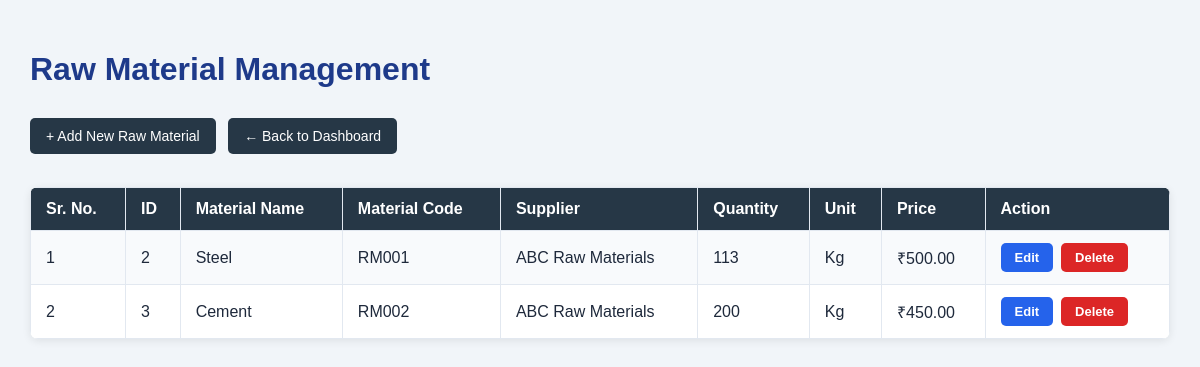
Page /api/raw-materials/ (signed in) on the committed database.
### manufacturing/models.py (models this page shows, shortened)
class RawMaterial(models.Model):
    name = models.CharField(max_length=100)
    material_code = models.CharField(max_length=50, unique=True)
    supplier = models.ForeignKey(
        Supplier,
        on_delete=models.CASCADE,
        null=True,
        blank=True
    )
    quantity = models.IntegerField(default=0)
    unit = models.CharField(max_length=20)
    price = models.DecimalField(max_digits=10, decimal_places=2)

class Supplier(models.Model):
    name = models.CharField(max_length=100)
    contact = models.CharField(max_length=20)
    email = models.EmailField(blank=True)
    address = models.TextField(blank=True)
    def __str__(self):
        return self.name

### manufacturing/views.py (the view)
# urls.py: path('raw-materials/', views.raw_material_page, name='raw_material_page'),
@login_required
def raw_material_page(request):
    raw_materials = RawMaterial.objects.all()
    return render(request, 'raw_materials.html', {
        'raw_materials': raw_materials
    })

### manufacturing/templates/raw_materials.html (shortened to what this page needs)
<!DOCTYPE html>
<html>
<head>
</head>
<body>
    <h1>Raw Material Management</h1>
    <a href="{% url 'add_raw_material' %}" class="button">
        + Add New Raw Material
    </a>
    <a href="{% url 'dashboard' %}" class="button">
        ← Back to Dashboard
    </a>
    <br><br>
    <table>
        <tr>
            <th>Sr. No.</th>
            <th>ID</th>
            <th>Material Name</th>
            <th>Material Code</th>
            <th>Supplier</th>
            <th>Quantity</th>
            <th>Unit</th>
            <th>Price</th>
            <th>Action</th>
        </tr>
        {% for material in raw_materials %}
        <tr>
            <td>{{ forloop.counter }}</td>
            <td>{{ material.id }}</td>
            <td>{{ material.name }}</td>
            <td>{{ material.material_code }}</td>
            <td>{{ material.supplier }}</td>
            <td>{{ material.quantity }}</td>
            <td>{{ material.unit }}</td>
            <td>₹{{ material.price }}</td>
            <td>
                <div class="action-buttons">
                    <a href="{% url 'edit_raw_material' material.id %}"
                       class="action-btn edit-btn">
                        Edit
                    </a>
                    <a href="{% url 'delete_raw_material' material.id %}"
                       class="action-btn delete-btn"
                       onclick="return confirm('Are you sure you want to delete this raw material?');">
                        Delete
                    </a>
                </div>
            </td>
        </tr>
        {% empty %}
        <tr>
            <td colspan="9" style="text-align: center;">
                No Raw Materials Found
            </td>
        </tr>
        {% endfor %}
    </table>
</body>
</html>

### manufacturing/templates/raw_materials.html (style rules this page uses)
* { box-sizing: border-box; }
body { font-family: Arial, sans-serif; background: #f1f5f9; margin: 0; padding: 30px; color: #1e293b; }
h1 { color: #1e3a8a; margin-bottom: 20px; }
table { width: 100%; border-collapse: collapse; background: white; border-radius: 8px; overflow: hidden; box-shadow: 0 2px 8px #00000015; }
th, td { padding: 12px 15px; border: 1px solid #e2e8f0; text-align: left; }
th { background: #263746; color: white; }
tr:nth-child(even) { background: #f8fafc; }
a { text-decoration: none; }
.button { display: inline-block; padding: 10px 16px; margin: 10px 8px 15px 0; background: #263746; color: #ffffff; border-radius: 5px; font-size: 14px; cursor: pointer; transition: background 0.3s; }
.action-buttons { display: flex; align-items: center; gap: 8px; white-space: nowrap; }
.action-btn { display: inline-block; padding: 7px 14px; border-radius: 5px; color: white; font-size: 13px; font-weight: bold; text-align: center; transition: background 0.3s, transform 0.2s; }
.edit-btn { background: #2563eb; }
.delete-btn { background: #dc2626; }

### rows in the picture
RawMaterial: id "2", name "Steel", material_code "RM001", supplier "ABC Raw Materials", quantity "113", unit "Kg", price "500.00"
RawMaterial: id "3", name "Cement", material_code "RM002", supplier "ABC Raw Materials", quantity "200", unit "Kg", price "450.00"
